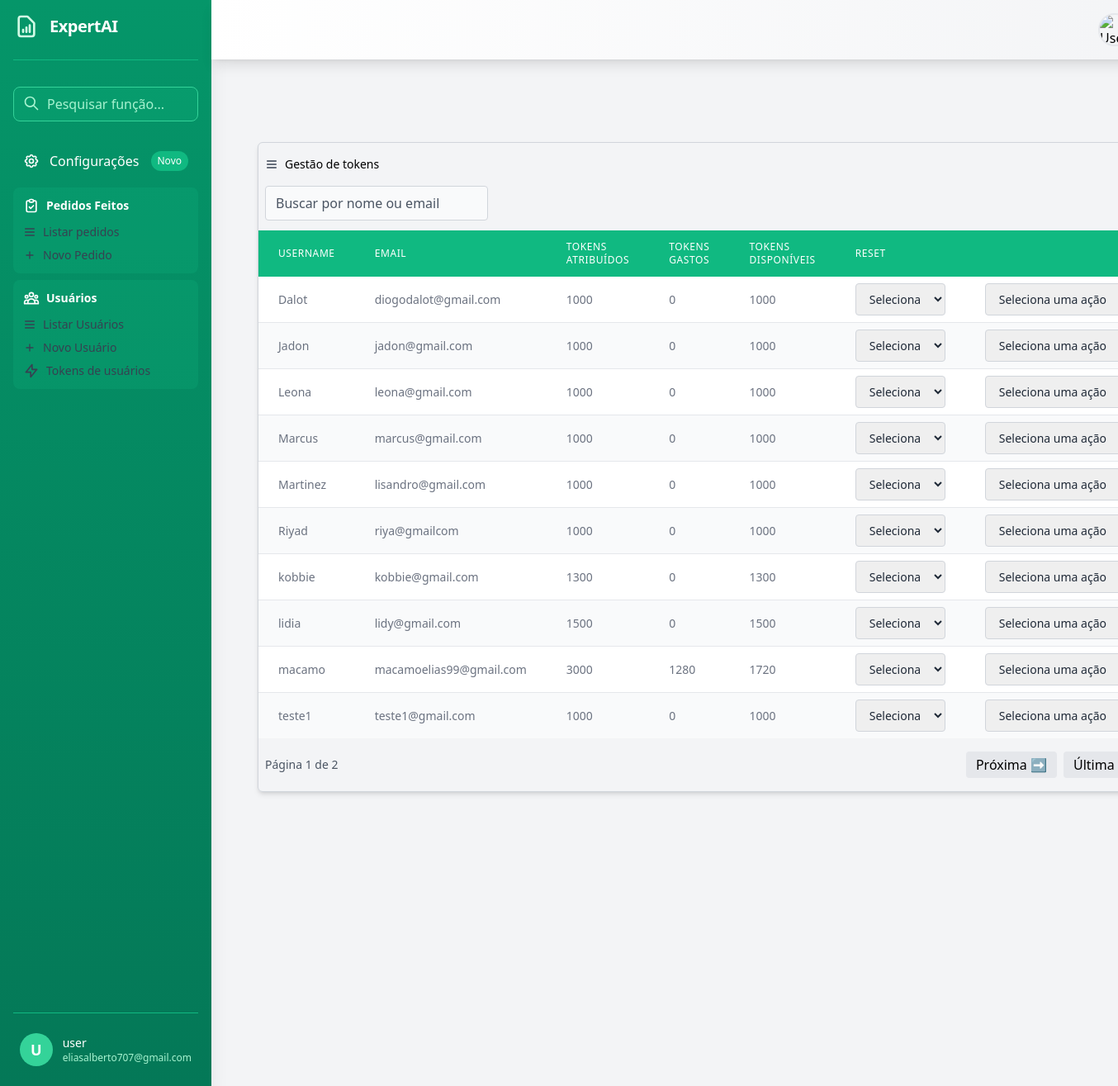
/tokens (signed in), run on the app's committed database.
### xlsmaker/models.py (models this page shows)
class UserProfile(models.Model):
    user = models.OneToOneField(User, on_delete=models.PROTECT, null=True, blank=True)
    tokens_atribuidos = models.IntegerField(default=10000)
    tokens_gastos = models.IntegerField(default=0)
    @property
    def saldo_tokens(self):
        return self.tokens_atribuidos - self.tokens_gastos

### usuarios/views.py (the view, shortened to what this page needs)
# urls.py: path('tokens', views.listar_tokens, name='listar_tokens'),
@login_required
@user_passes_test(is_admin, login_url=reverse_lazy('usuarios:user_login'))
def listar_tokens(request):
    query = request.GET.get('q', '')
    user_profile_list = UserProfile.objects.select_related('user').all().order_by('user__username')
    paginator = Paginator(user_profile_list, 10)
    page_number = request.GET.get('page')
    page_obj = paginator.get_page(page_number)
    context = {
        'user_profile': page_obj,
        'query': query  # Passa a query para manter na paginação
    }
    if request.headers.get('x-requested-with') == 'XMLHttpRequest':
        html = render_to_string('dashboard/partials/_user_tokens.html', context)
        return JsonResponse({
            'html': html
        })
    return render(request, 'dashboard/list_tokens.html', context)

### usuarios/context_processors.py (called while the page is built, shortened)
def openai_balance(request):
    try:
        if not getattr(settings, 'OPENAI_API_KEY', None):
            return {'openai_balance': None}
    except Exception as e:
        logger.error(f"Erro ao obter saldo OpenAI: {str(e)}")
        return {'openai_balance': None}

### usuarios/views.py (called while the page is built)
def is_admin(user):
    return user.is_authenticated and (user.is_staff or user.is_superuser)

### xlsmaker/context_processors.py (called while the page is built)
def tokens_disponiveis(request):
    if request.user.is_authenticated:
        return {'tokens_disponiveis': request.session.get('tokens_disponiveis', 0)}
    return {'tokens_disponiveis': 0}

### usuarios/templates/dashboard/list_tokens.html (shortened to what this page needs)
{% extends "base.html" %}
{% block content %}
 <main class="flex-1 p-8 bg-gray-100 min-h-screen overflow-x-auto mt-5">
    <div class="container mx-auto p-6">
      <div class="mb-4">
        <div class="overflow-x-auto rounded-md shadow-md border border-gray-300 my-6">
             <h1 class="font-normal my-4 ml-2 group flex items-center text-sm">
                 <svg class="w-4 h-4 mr-2 text-gray-700 group-hover:text-black" fill="none" stroke="currentColor" viewBox="0 0 24 24">
                    <path stroke-linecap="round" stroke-linejoin="round" stroke-width="2"
                        d="M4 6h16M4 12h16M4 18h16"/>
                </svg>
                Gestão de tokens
             </h1>
             <input
             type="text"
             id="searchInputToken"
             placeholder="Buscar por nome ou email"
              class="ml-2 mb-3 w-1/4 bg-gray-50 px-3 py-2 border border-gray-300 focus:bg-white focus:border-emerald-600 focus:ring-2 focus:ring-emerald-400 focus:ring-opacity-20 placeholder:text-gray-600 text-gray-800 rounded focus:outline-none transition ease-in-out duration-300"
             />
            <table class="w-full">
                <thead class="bg-emerald-500 text-white">
                    <tr>
                        <th class="px-6 py-3 text-left text-xs font-medium  uppercase tracking-wider">Username</th>
                        <th class="px-6 py-3 text-left text-xs font-medium  uppercase tracking-wider">Email</th>
                        <th class="px-6 py-3 text-left text-xs font-medium  uppercase tracking-wider ">Tokens Atribuídos</th>
                        <th class="px-6 py-3 text-left text-xs font-medium uppercase tracking-wider ">Tokens Gastos</th>
                        <th class="px-6 py-3 text-left text-xs font-medium uppercase tracking-wider ">Tokens disponíveis</th>
                        <th class="px-6 py-3 text-left text-xs font-medium uppercase tracking-wider ">Reset</th>
                        <th class="px-6 py-3 text-left text-xs font-medium uppercase tracking-wider "></th>
                    </tr>
                </thead>
                <tbody class="bg-white divide-y divide-gray-200">
                    {% for profile in user_profile %}
                    <tr class="even:bg-gray-50 hover:bg-gray-100 transition-colors">
                        <td class="px-6 py-4 whitespace-nowrap text-sm font-medium text-gray-500">{{ profile.user.username}}</td>
                        <td class="px-6 py-4 whitespace-nowrap text-sm font-medium text-gray-500">{{ profile.user.email }}</td>
                        <td class="px-6 py-4 whitespace-nowrap text-sm font-medium text-gray-500">{{ profile.tokens_atribuidos }}</td>
                        <td class="px-6 py-4 whitespace-nowrap text-sm font-medium text-gray-500">{{ profile.tokens_gastos }}</td>
                        <td class="px-6 py-4 whitespace-nowrap text-sm font-medium text-gray-500">{{ profile.saldo_tokens }}</td>
                        <td class="px-6 py-2 whitespace-nowrap text-sm font-medium text-gray-500 text-left">
                            <select onchange="resetTokens({{ profile.id }}, this.value)" class="px-3 py-2 border border-gray-300 focus:border-emerald-400 focus:ring-2 focus:ring-emerald-800 focus:ring-opacity-20 placeholder:text-gray-600 text-gray-800 rounded focus:outline-none transition ease-in-out duration-300">
                                <option value="">Seleciona</option>
                            </select>
                        </td>
                        <td class="px-6 py-2 whitespace-nowrap text-sm font-medium text-gray-500 text-right">
                            <select onchange="handleTokensAction({{ profile.id }}, this.value)" class="px-3 py-2 border border-gray-300 focus:border-emerald-400 focus:ring-2 focus:ring-emerald-800 focus:ring-opacity-20 placeholder:text-gray-600 text-gray-800 rounded focus:outline-none transition ease-in-out duration-300">
                                <option value="">Seleciona uma ação</option>
                            </select>
                        </td>
                    </tr>
                    {% empty %}
                    <tr>
                        <td colspan="4" class="py-2 px-4 border text-center">Nenhum usuário cadastrado</td>
                    </tr>
                    {% endfor %}
                </tbody>
            </table>
             <div class="my-4 mx-2 flex justify-between items-center">
                    <span class="text-gray-600 text-sm">
                        Página {{ user_profile.number }} de {{ user_profile.paginator.num_pages }}
                    </span>
                    <div class="flex space-x-2">
                        {% if user_profile.has_next %}
                            <a href="?page={{ user_profile.next_page_number }}" class="px-3 py-1 bg-gray-200 rounded">Próxima ➡️</a>
                            <a href="?page={{ user_profile.paginator.num_pages }}" class="px-3 py-1 bg-gray-200 rounded">Última ⏭️</a>
                        {% endif %}
                    </div>
                </div>
         </div>
    </div>
 </div>
</main>
{% endblock content %}

### usuarios/templates/base.html (shortened to what this page needs)
<!DOCTYPE html>
<html lang="pt">
<head>
    <script src="https://cdn.tailwindcss.com"></script>
</head>
<body class="bg-gray-100">
    <div class="min-h-screen flex">
        <aside class="w-64 bg-gradient-to-b from-emerald-600 to-emerald-700 text-white flex flex-col p-4 shadow-xl sticky top-0 h-screen">
            <div class="flex items-center mb-8 space-x-3 border-b border-emerald-500 pb-6">
                <h2 class="text-xl font-bold tracking-tight">ExpertAI</h2>
            </div>
            <div class="mb-6 relative">
                <input type="text" placeholder="Pesquisar função..."
                    class="w-full pl-10 pr-4 py-2 rounded-lg bg-emerald-500/20 border border-emerald-400 focus:outline-none focus:ring-2 focus:ring-emerald-200 placeholder-emerald-200">
                <svg class="w-5 h-5 absolute left-3 top-2.5 text-emerald-200" fill="none" stroke="currentColor"
                    viewBox="0 0 24 24">
                    <path stroke-linecap="round" stroke-linejoin="round" stroke-width="2"
                        d="M21 21l-6-6m2-5a7 7 0 11-14 0 7 7 0 0114 0z"></path>
                </svg>
            </div>
            <nav class="flex-1 overflow-y-auto">
                <ul class="space-y-2">
                    <li>
                        <a href="#"
                            class="flex items-center p-3 rounded-lg hover:bg-emerald-500/30 transition-all group">
                            Configurações
                            <span class="ml-auto bg-emerald-500 text-xs px-2 py-1 rounded-full">Novo</span>
                        </a>
                    </li>
                   <li class="mt-6">
                        <div class="p-3 rounded-lg bg-emerald-500/20 hover:bg-emerald-500/30 transition-colors">
                            <h3 class="flex items-center text-sm font-semibold mb-3">
                                <svg class="w-5 h-5 mr-2 shrink-0" fill="none" stroke="currentColor" viewBox="0 0 24 24">
                                    <path stroke-linecap="round" stroke-linejoin="round" stroke-width="2"
                                        d="M9 5H7a2 2 0 00-2 2v12a2 2 0 002 2h10a2 2 0 002-2V7a2 2 0 00-2-2h-2M9 5a2 2 0 002 2h2a2 2 0 002-2M9 5a2 2 0 012-2h2a2 2 0 012 2m-6 9l2 2 4-4"/>
                                </svg>
                                Pedidos Feitos
                            </h3>
                            <div class="space-y-2">
                                <a href="{% url 'usuarios:admin_dashboard' %}" class="group flex items-center text-sm text-gray-700 hover:text-white transition-colors">
                                    <svg class="w-4 h-4 mr-2 text-gray-700 group-hover:text-white" fill="none" stroke="currentColor" viewBox="0 0 24 24">
                                        <path stroke-linecap="round" stroke-linejoin="round" stroke-width="2"
                                            d="M4 6h16M4 12h16M4 18h16"/>
                                    </svg>
                                    Listar pedidos
                                </a>
                                <a href="#" class="group flex items-center text-sm text-gray-700 hover:text-white transition-colors">
                                    <svg class="w-4 h-4 mr-2 text-gray-700 group-hover:text-white" fill="none" stroke="currentColor" viewBox="0 0 24 24">
                                        <path stroke-linecap="round" stroke-linejoin="round" stroke-width="2"
                                            d="M12 6v6m0 0v6m0-6h6m-6 0H6"/>
                                    </svg>
                                    Novo Pedido
                                </a>
                            </div>
                        </div>
                    </li>
                   <li class="mt-6">
                        <div class="p-3 rounded-lg bg-emerald-500/20 hover:bg-emerald-500/30 transition-colors">
                            <h3 class="flex items-center text-sm font-semibold mb-3">
                                Usuários
                            </h3>
                            <div class="space-y-2">
                                <a href="{% url 'usuarios:listar_usuarios' %}" class="group flex items-center text-sm text-gray-700 hover:text-white transition-colors">
                                    <svg class="w-4 h-4 mr-2 text-gray-700 group-hover:text-white" fill="none" stroke="currentColor" viewBox="0 0 24 24">
                                        <path stroke-linecap="round" stroke-linejoin="round" stroke-width="2"
                                            d="M4 6h16M4 12h16M4 18h16"/>
                                    </svg>
                                    Listar Usuários
                                </a>
                                <a href="{% url 'usuarios:criar_usuarios' %}" class="group flex items-center text-sm text-gray-700 hover:text-white transition-colors">
                                    <svg class="w-4 h-4 mr-2 text-gray-700 group-hover:text-white" fill="none" stroke="currentColor" viewBox="0 0 24 24">
                                        <path stroke-linecap="round" stroke-linejoin="round" stroke-width="2"
                                            d="M12 6v6m0 0v6m0-6h6m-6 0H6"/>
                                    </svg>
                                    Novo Usuário
                                </a>
                                     <a href="{% url 'usuarios:listar_tokens' %}" class="group flex items-center text-sm text-gray-700 hover:text-white transition-colors">
                                    <svg class="w-5 h-5 mr-2 shrink-0" fill="none" stroke="currentColor" viewBox="0 0 24 24">
                                        <path stroke-linecap="round" stroke-linejoin="round" stroke-width="2"
                                            d="M13 10V3L4 14h7v7l9-11h-7z"/>
                                    </svg>
                                    Tokens de usuários
                                </a>
                            </div>
                        </div>
                    </li>
                </ul>
            </nav>
            <div class="mt-auto pt-4 border-t border-emerald-500">
                <div
                    class="flex items-center space-x-3 hover:bg-emerald-500/30 p-2 rounded-lg transition-colors cursor-pointer">
                    <div class="h-10 w-10 rounded-full bg-emerald-400 flex items-center justify-center">
                        <span class="text-lg font-bold">{{ user.username|slice:":1"|upper }}</span>
                    </div>
                    <div>
                        <p class="text-sm font-medium">{{ user.username}} </p>
                        <p class="text-xs text-emerald-200">{{ user.email }}</p>
                    </div>
                </div>
            </div>
        </aside>
        <div class="flex-1 flex flex-col">
     <header class="sticky top-0 left-0 right-0 z-50 bg-gradient-to-r from-white to-gray-100 shadow-lg p-4 flex justify-between items-center">
      <div class="flex items-center space-x-3">
            <div class="relative group">
                <div class="absolute -inset-1 bg-white/30 rounded-full blur opacity-75 group-hover:opacity-100 transition duration-1000"></div>
            </div>
        </div>
        <div class="flex items-center space-x-4">
            <div class="relative" x-data="{ open: false }">
                <button @click="open = !open" class="flex items-center space-x-2 group">
                    <div class="relative">
                        <img class="h-10 w-10 rounded-full border-2 border-gray-200 hover:border-gray-500 transition-colors"
                             src="https://img.icons8.com/ios-glyphs/60/user--v1.png"
                             alt="User avatar">
                    </div>
                </button>
            </div>
        </div>
    </header>
           {% block content %}{% endblock %}
        </div>
    </div>
</body>
</html>

### data on the page
UserProfile: user.username "Dalot", user.email "diogodalot@gmail.com", tokens_atribuidos "1000", tokens_gastos "0", saldo_tokens "1000"
UserProfile: user.username "Jadon", user.email "jadon@gmail.com", tokens_atribuidos "1000", tokens_gastos "0", saldo_tokens "1000"
UserProfile: user.username "Leona", user.email "leona@gmail.com", tokens_atribuidos "1000", tokens_gastos "0", saldo_tokens "1000"
UserProfile: user.username "Marcus", user.email "marcus@gmail.com", tokens_atribuidos "1000", tokens_gastos "0", saldo_tokens "1000"
UserProfile: user.username "Martinez", user.email "lisandro@gmail.com", tokens_atribuidos "1000", tokens_gastos "0", saldo_tokens "1000"
UserProfile: user.username "Riyad", user.email "riya@gmailcom", tokens_atribuidos "1000", tokens_gastos "0", saldo_tokens "1000"
UserProfile: user.username "kobbie", user.email "kobbie@gmail.com", tokens_atribuidos "1300", tokens_gastos "0", saldo_tokens "1300"
UserProfile: user.username "lidia", user.email "lidy@gmail.com", tokens_atribuidos "1500", tokens_gastos "0", saldo_tokens "1500"
UserProfile: user.username "macamo", user.email "macamoelias99@gmail.com", tokens_atribuidos "3000", tokens_gastos "1280", saldo_tokens "1720"
UserProfile: user.username "teste1", user.email "teste1@gmail.com", tokens_atribuidos "1000", tokens_gastos "0", saldo_tokens "1000"

### other printed values
{{ user.username|slice:":1"|upper }} "U"
{{ user.username }} "user"
{{ user.email }} "eliasalberto707@gmail.com"
{{ user_profile.number }} "1"
{{ user_profile.paginator.num_pages }} "2"
